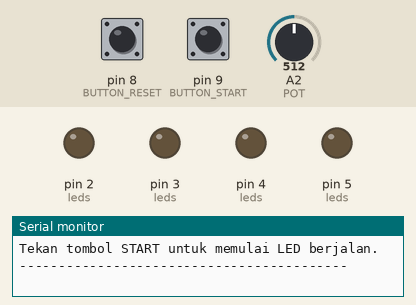
Recording of a sketch running on a simulated Arduino Uno, built with avr-gcc and run on an emulated ATmega328P. On the bench: output pins drawn as LEDs (lit = HIGH), the last lines printed to the serial monitor. Inputs (shaded band) come from the test bench; at power-on: pin 9 (BUTTON_START) HIGH, pin 8 (BUTTON_RESET) HIGH, A2 (POT) = 512.

Above: at 1.2 s.
1.3 s: pin 9 (BUTTON_START) pulled LOW for 0.15 s
At 2.0 s:
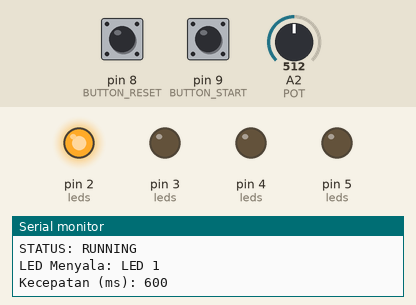
At 3.2 s:
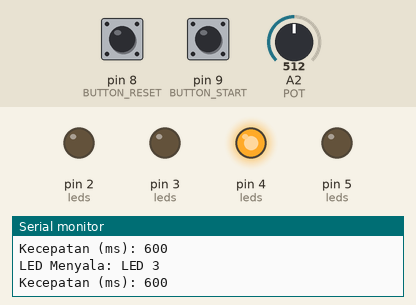
4.4 s: pin 8 (BUTTON_RESET) pulled LOW for 1 s
7.4 s: pin 9 (BUTTON_START) pulled LOW for 1 s
10.4 s: pin 9 (BUTTON_START) pulled LOW for 3.2 s
At 11.9 s:
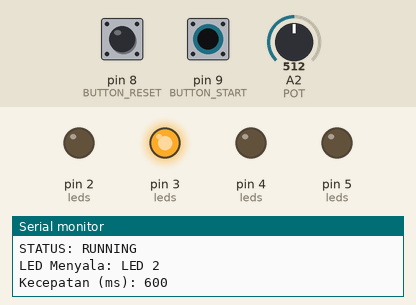
Timing chart, 0 to 14.8 s (numbered marks = the images above; inputs shaded):
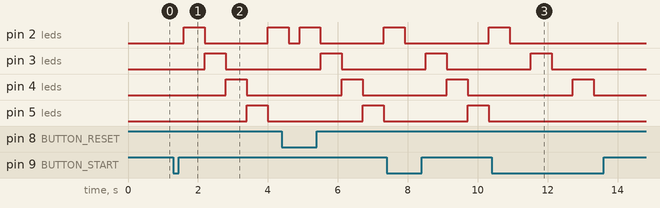

Measured:
- after the input at 1.3 s, pin 2 (leds): LOW → HIGH after 0.30 s, → LOW 0.60 s later, → HIGH 1.8 s later; pin 3 (leds): LOW → HIGH after 0.90 s, → LOW 0.60 s later; pin 4 (leds): LOW → HIGH after 1.5 s, → LOW 0.60 s later; pin 5 (leds): LOW → HIGH after 2.1 s, → LOW 0.60 s later
- after the input at 10.4 s, pin 2 (leds): goes on until 10.9 s, then stays LOW; pin 5 (leds): stops changing and stays LOW

The sketch:

waaaaaaaa.ino
```cpp
#define LED1 2
#define LED2 3
#define LED3 4
#define LED4 5
#define BUTTON_START 9
#define BUTTON_RESET 8
#define POT A2

int leds[] = {LED1, LED2, LED3, LED4};
int indexLED = 0;
bool running = false;

void setup() {
  for (int i = 0; i < 4; i++) pinMode(leds[i], OUTPUT);
  pinMode(BUTTON_START, INPUT_PULLUP);
  pinMode(BUTTON_RESET, INPUT_PULLUP);

 Serial.begin(9600);
 Serial.println("Menjejak Cahaya: Rangkaian LED Berurutan Sederhana");
  Serial.println("Tekan tombol START untuk memulai LED berjalan.");
  Serial.println("------------------------------------------");
}

void loop() {
  int potValue = analogRead(POT);
  int delayTime = map(potValue, 0, 1023, 200, 1000);

  // Tombol Start/Stop
  if (digitalRead(BUTTON_START) == LOW) {
    running = !running;
    Serial.print("STATUS: ");
    if (running) Serial.println("RUNNING");
    else Serial.println("PAUSE");
    delay(300); // debounce
  }

  // Tombol Reset
  if (digitalRead(BUTTON_RESET) == LOW) {
    indexLED = 0;
    for (int i = 0; i < 4; i++) digitalWrite(leds[i], LOW);
    Serial.println("RESET DITEKAN - Semua LED dimatikan & kembali ke LED pertama.");
    delay(300); // debounce
  }

  // Jalankan LED jika running
  if (running) {
    Serial.print("LED Menyala: LED ");
    Serial.println(indexLED + 1);

    Serial.print("Kecepatan (ms): ");
    Serial.println(delayTime);

    digitalWrite(leds[indexLED], HIGH);
    delay(delayTime);
    digitalWrite(leds[indexLED], LOW);

    indexLED++;
    if (indexLED > 3) indexLED = 0;
  }
}
```
